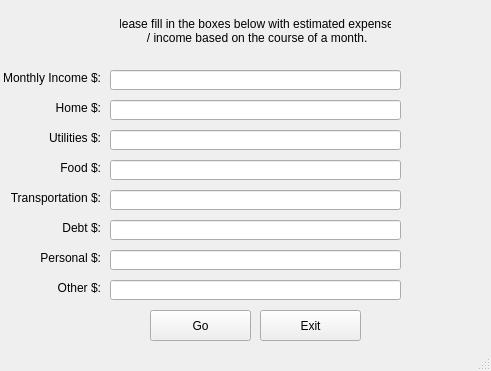
<?xml version="1.0" encoding="UTF-8"?>
<ui version="4.0">
 <class>MainWindow</class>
 <widget class="QMainWindow" name="MainWindow">
  <property name="geometry">
   <rect>
    <x>0</x>
    <y>0</y>
    <width>491</width>
    <height>371</height>
   </rect>
  </property>
  <property name="windowTitle">
   <string>Monthly Budget Projector</string>
  </property>
  <widget class="QWidget" name="centralwidget">
   <widget class="QPushButton" name="pushButton">
    <property name="geometry">
     <rect>
      <x>260</x>
      <y>310</y>
      <width>101</width>
      <height>31</height>
     </rect>
    </property>
    <property name="text">
     <string>Exit</string>
    </property>
   </widget>
   <widget class="QLineEdit" name="lineEdit">
    <property name="geometry">
     <rect>
      <x>110</x>
      <y>70</y>
      <width>291</width>
      <height>20</height>
     </rect>
    </property>
    <property name="text">
     <string/>
    </property>
   </widget>
   <widget class="QLineEdit" name="lineEdit_2">
    <property name="geometry">
     <rect>
      <x>110</x>
      <y>100</y>
      <width>291</width>
      <height>20</height>
     </rect>
    </property>
    <property name="text">
     <string/>
    </property>
   </widget>
   <widget class="QLineEdit" name="lineEdit_3">
    <property name="geometry">
     <rect>
      <x>110</x>
      <y>130</y>
      <width>291</width>
      <height>20</height>
     </rect>
    </property>
    <property name="text">
     <string/>
    </property>
   </widget>
   <widget class="QLineEdit" name="lineEdit_4">
    <property name="geometry">
     <rect>
      <x>110</x>
      <y>160</y>
      <width>291</width>
      <height>20</height>
     </rect>
    </property>
    <property name="text">
     <string/>
    </property>
   </widget>
   <widget class="QLineEdit" name="lineEdit_5">
    <property name="geometry">
     <rect>
      <x>110</x>
      <y>190</y>
      <width>291</width>
      <height>20</height>
     </rect>
    </property>
    <property name="text">
     <string/>
    </property>
   </widget>
   <widget class="QLineEdit" name="lineEdit_6">
    <property name="geometry">
     <rect>
      <x>110</x>
      <y>220</y>
      <width>291</width>
      <height>20</height>
     </rect>
    </property>
    <property name="text">
     <string/>
    </property>
   </widget>
   <widget class="QLineEdit" name="lineEdit_7">
    <property name="geometry">
     <rect>
      <x>110</x>
      <y>250</y>
      <width>291</width>
      <height>20</height>
     </rect>
    </property>
    <property name="text">
     <string/>
    </property>
   </widget>
   <widget class="QLineEdit" name="lineEdit_8">
    <property name="geometry">
     <rect>
      <x>110</x>
      <y>280</y>
      <width>291</width>
      <height>20</height>
     </rect>
    </property>
    <property name="text">
     <string/>
    </property>
   </widget>
   <widget class="QPushButton" name="pushButton_2">
    <property name="geometry">
     <rect>
      <x>150</x>
      <y>310</y>
      <width>101</width>
      <height>31</height>
     </rect>
    </property>
    <property name="text">
     <string>Go</string>
    </property>
   </widget>
   <widget class="QLabel" name="label">
    <property name="geometry">
     <rect>
      <x>-70</x>
      <y>70</y>
      <width>171</width>
      <height>16</height>
     </rect>
    </property>
    <property name="text">
     <string>Monthly Income $:</string>
    </property>
    <property name="alignment">
     <set>Qt::AlignRight|Qt::AlignTrailing|Qt::AlignVCenter</set>
    </property>
   </widget>
   <widget class="QLabel" name="label_2">
    <property name="geometry">
     <rect>
      <x>-70</x>
      <y>100</y>
      <width>171</width>
      <height>16</height>
     </rect>
    </property>
    <property name="text">
     <string>Home $:</string>
    </property>
    <property name="alignment">
     <set>Qt::AlignRight|Qt::AlignTrailing|Qt::AlignVCenter</set>
    </property>
   </widget>
   <widget class="QLabel" name="label_3">
    <property name="geometry">
     <rect>
      <x>-70</x>
      <y>130</y>
      <width>171</width>
      <height>16</height>
     </rect>
    </property>
    <property name="text">
     <string>Utilities $:</string>
    </property>
    <property name="alignment">
     <set>Qt::AlignRight|Qt::AlignTrailing|Qt::AlignVCenter</set>
    </property>
   </widget>
   <widget class="QLabel" name="label_4">
    <property name="geometry">
     <rect>
      <x>-70</x>
      <y>160</y>
      <width>171</width>
      <height>16</height>
     </rect>
    </property>
    <property name="text">
     <string>Food $:</string>
    </property>
    <property name="alignment">
     <set>Qt::AlignRight|Qt::AlignTrailing|Qt::AlignVCenter</set>
    </property>
   </widget>
   <widget class="QLabel" name="label_5">
    <property name="geometry">
     <rect>
      <x>-70</x>
      <y>190</y>
      <width>171</width>
      <height>16</height>
     </rect>
    </property>
    <property name="text">
     <string>Transportation $:</string>
    </property>
    <property name="alignment">
     <set>Qt::AlignRight|Qt::AlignTrailing|Qt::AlignVCenter</set>
    </property>
   </widget>
   <widget class="QLabel" name="label_6">
    <property name="geometry">
     <rect>
      <x>-70</x>
      <y>220</y>
      <width>171</width>
      <height>16</height>
     </rect>
    </property>
    <property name="text">
     <string>Debt $:</string>
    </property>
    <property name="alignment">
     <set>Qt::AlignRight|Qt::AlignTrailing|Qt::AlignVCenter</set>
    </property>
   </widget>
   <widget class="QLabel" name="label_7">
    <property name="geometry">
     <rect>
      <x>-70</x>
      <y>250</y>
      <width>171</width>
      <height>16</height>
     </rect>
    </property>
    <property name="text">
     <string>Personal $:</string>
    </property>
    <property name="alignment">
     <set>Qt::AlignRight|Qt::AlignTrailing|Qt::AlignVCenter</set>
    </property>
   </widget>
   <widget class="QLabel" name="label_8">
    <property name="geometry">
     <rect>
      <x>-70</x>
      <y>280</y>
      <width>171</width>
      <height>16</height>
     </rect>
    </property>
    <property name="text">
     <string>Other $:</string>
    </property>
    <property name="alignment">
     <set>Qt::AlignRight|Qt::AlignTrailing|Qt::AlignVCenter</set>
    </property>
   </widget>
   <widget class="QLabel" name="label_9">
    <property name="geometry">
     <rect>
      <x>120</x>
      <y>10</y>
      <width>271</width>
      <height>41</height>
     </rect>
    </property>
    <property name="frameShape">
     <enum>QFrame::NoFrame</enum>
    </property>
    <property name="frameShadow">
     <enum>QFrame::Plain</enum>
    </property>
    <property name="text">
     <string>Please fill in the boxes below with estimated expenses
 / income based on the course of a month.</string>
    </property>
    <property name="alignment">
     <set>Qt::AlignCenter</set>
    </property>
   </widget>
  </widget>
  <widget class="QStatusBar" name="statusbar"/>
 </widget>
 <resources/>
 <connections/>
</ui>
